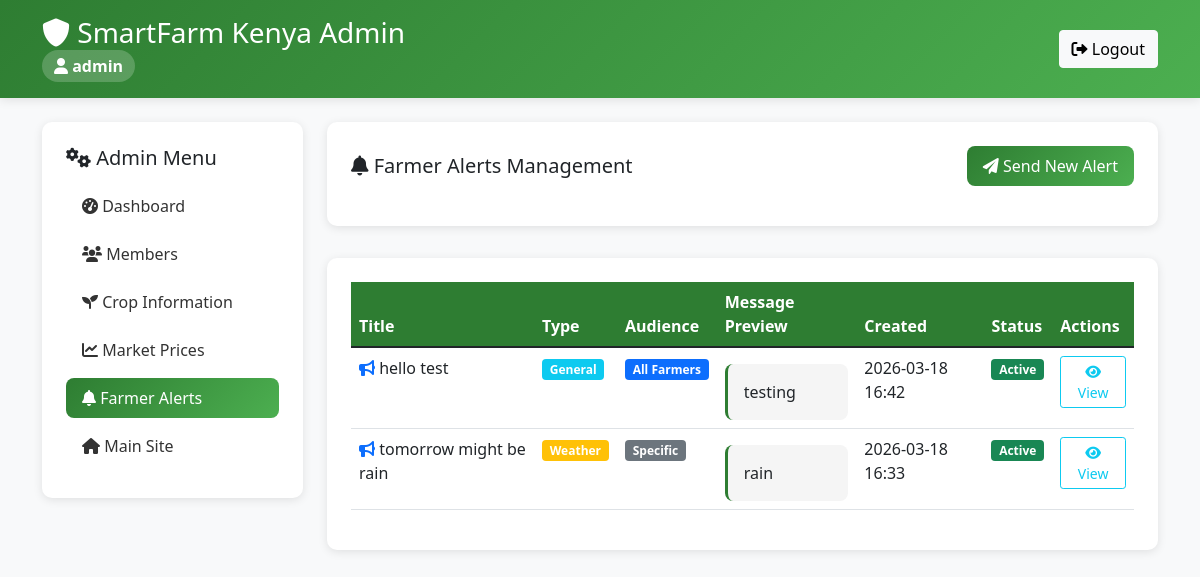
The app's page /admin/alerts (signed in) with its own data.
### app.py (models this page shows)
class FarmerAlert(db.Model):
    id = db.Column(db.Integer, primary_key=True)
    title = db.Column(db.String(200), nullable=False)
    message = db.Column(db.Text, nullable=False)
    alert_type = db.Column(db.String(50), nullable=False)  # general, weather, market, disease
    target_audience = db.Column(db.String(50), default='all')  # all, specific
    target_users = db.Column(db.Text)  # JSON string of user IDs for specific targeting
    is_active = db.Column(db.Boolean, default=True)
    admin_id = db.Column(db.Integer, db.ForeignKey('admin.id'), nullable=False)
    created_at = db.Column(db.DateTime, default=datetime.utcnow)
    expires_at = db.Column(db.DateTime)

### app.py (the view)
@app.route('/admin/alerts')
def admin_alerts():
    if 'admin_id' not in session:
        return redirect(url_for('admin_login'))
    alerts = FarmerAlert.query.order_by(FarmerAlert.created_at.desc()).all()
    return render_template('admin_alerts.html', alerts=alerts)

### templates/admin_alerts.html (shortened to what this page needs)
<!DOCTYPE html>
<html lang="en">
<head>
    <link rel="stylesheet" href="https://cdnjs.cloudflare.com/ajax/libs/font-awesome/6.0.0/css/all.min.css">
    <link rel="stylesheet" href="https://cdn.jsdelivr.net/npm/bootstrap@5.1.3/dist/css/bootstrap.min.css">
</head>
<body>
    <header class="admin-header">
        <div class="container">
            <div class="d-flex justify-content-between align-items-center">
                <div>
                    <h1 class="h3 mb-0">
                        <i class="fas fa-shield-alt"></i> SmartFarm Kenya Admin
                    </h1>
                    <span class="admin-badge">
                        <i class="fas fa-user"></i> {{ session.get('admin_username', 'Admin') }}
                    </span>
                </div>
                <div>
                    <a href="{{ url_for('admin_logout') }}" class="btn btn-light">
                        <i class="fas fa-sign-out-alt"></i> Logout
                    </a>
                </div>
            </div>
        </div>
    </header>
    <div class="container mt-4">
        <div class="row">
            <div class="col-md-3">
                <div class="content-card">
                    <h5 class="mb-3">
                        <i class="fas fa-cogs"></i> Admin Menu
                    </h5>
                    <nav class="nav nav-pills flex-column">
                        <a class="nav-link" href="{{ url_for('admin_dashboard') }}">
                            <i class="fas fa-tachometer-alt"></i> Dashboard
                        </a>
                        <a class="nav-link" href="{{ url_for('admin_members') }}">
                            <i class="fas fa-users"></i> Members
                        </a>
                        <a class="nav-link" href="{{ url_for('admin_crop_info') }}">
                            <i class="fas fa-seedling"></i> Crop Information
                        </a>
                        <a class="nav-link" href="{{ url_for('admin_market_prices') }}">
                            <i class="fas fa-chart-line"></i> Market Prices
                        </a>
                        <a class="nav-link active" href="{{ url_for('admin_alerts') }}">
                            <i class="fas fa-bell"></i> Farmer Alerts
                        </a>
                        <a class="nav-link" href="{{ url_for('index') }}">
                            <i class="fas fa-home"></i> Main Site
                        </a>
                    </nav>
                </div>
            </div>
            <div class="col-md-9">
                <div class="content-card">
                    <div class="d-flex justify-content-between align-items-center mb-3">
                        <h5 class="mb-0">
                            <i class="fas fa-bell"></i> Farmer Alerts Management
                        </h5>
                        <a href="{{ url_for('admin_send_alert') }}" class="btn btn-admin">
                            <i class="fas fa-paper-plane"></i> Send New Alert
                        </a>
                    </div>
                </div>
                {% if alerts %}
                <div class="content-card">
                    <div class="table-responsive">
                        <table class="table table-hover">
                            <thead>
                                <tr>
                                    <th>Title</th>
                                    <th>Type</th>
                                    <th>Audience</th>
                                    <th>Message Preview</th>
                                    <th>Created</th>
                                    <th>Status</th>
                                    <th>Actions</th>
                                </tr>
                            </thead>
                            <tbody>
                                {% for alert in alerts %}
                                <tr>
                                    <td>
                                        <i class="fas fa-bullhorn text-primary"></i> {{ alert.title }}
                                    </td>
                                    <td>
                                        {% if alert.alert_type == 'general' %}
                                        <span class="badge bg-info">General</span>
                                        {% elif alert.alert_type == 'weather' %}
                                        <span class="badge bg-warning">Weather</span>
                                        {% elif alert.alert_type == 'market' %}
                                        <span class="badge bg-success">Market</span>
                                        {% elif alert.alert_type == 'disease' %}
                                        <span class="badge bg-danger">Disease</span>
                                        {% endif %}
                                    </td>
                                    <td>
                                        {% if alert.target_audience == 'all' %}
                                        <span class="badge bg-primary">All Farmers</span>
                                        {% else %}
                                        <span class="badge bg-secondary">Specific</span>
                                        {% endif %}
                                    </td>
                                    <td>
                                        <div class="alert-preview">
                                            {{ alert.message[:100] }}{% if alert.message|length > 100 %}...{% endif %}
                                        </div>
                                    </td>
                                    <td>{{ alert.created_at.strftime('%Y-%m-%d %H:%M') }}</td>
                                    <td>
                                        {% if alert.is_active %}
                                        <span class="badge bg-success">Active</span>
                                        {% else %}
                                        <span class="badge bg-secondary">Inactive</span>
                                        {% endif %}
                                    </td>
                                    <td>
                                        <button class="btn btn-sm btn-outline-info" onclick="viewAlertDetails({{ alert.id }})">
                                            <i class="fas fa-eye"></i> View
                                        </button>
                                    </td>
                                </tr>
                                {% endfor %}
                            </tbody>
                        </table>
                    </div>
                </div>
                {% endif %}
            </div>
        </div>
    </div>
</html>

### templates/admin_alerts.html (style rules this page uses)
:root { --primary-green: #2E7D32; --success: #4CAF50; --warning: #FF9800; --danger: #F44336; --info: #2196F3; --light-gray: #F5F5F5; --dark-gray: #333333; --white: #FFFFFF; }
body { background-color: #f8f9fa; font-family: 'Segoe UI', Tahoma, Geneva, Verdana, sans-serif; }
.admin-header { background: linear-gradient(135deg, var(--primary-green), var(--success)); color: white; padding: 1rem 0; box-shadow: 0 2px 10px rgba(0,0,0,0.1); }
.admin-badge { background: rgba(255,255,255,0.2); padding: 0.25rem 0.75rem; border-radius: 20px; font-weight: bold; display: inline-block; }
.nav-pills .nav-link { border-radius: 8px; margin-bottom: 0.5rem; color: var(--dark-gray); transition: all 0.3s ease; }
.nav-pills .nav-link.active { background: linear-gradient(135deg, var(--primary-green), var(--success)); color: white; }
.content-card { background: white; border-radius: 10px; padding: 1.5rem; box-shadow: 0 2px 10px rgba(0,0,0,0.1); margin-bottom: 2rem; }
.table th { background-color: var(--primary-green); color: white; border: none; }
.btn-admin { background: linear-gradient(135deg, var(--primary-green), var(--success)); border: none; border-radius: 8px; padding: 0.5rem 1rem; color: white; font-weight: 500; transition: all 0.3s ease; }
.alert-preview { background: var(--light-gray); border-radius: 8px; padding: 1rem; margin-top: 0.5rem; border-left: 3px solid var(--primary-green); }

### records on screen
FarmerAlert: title "hello test", alert_type "General", target_audience "All Farmers", message "testing", created_at "2026-03-18 16:42", is_active "Active"
FarmerAlert: title "tomorrow might be rain", alert_type "Weather", target_audience "Specific", message "rain", created_at "2026-03-18 16:33", is_active "Active"

### other values on screen
{{ session.get('admin_username', 'Admin') }} "admin"
